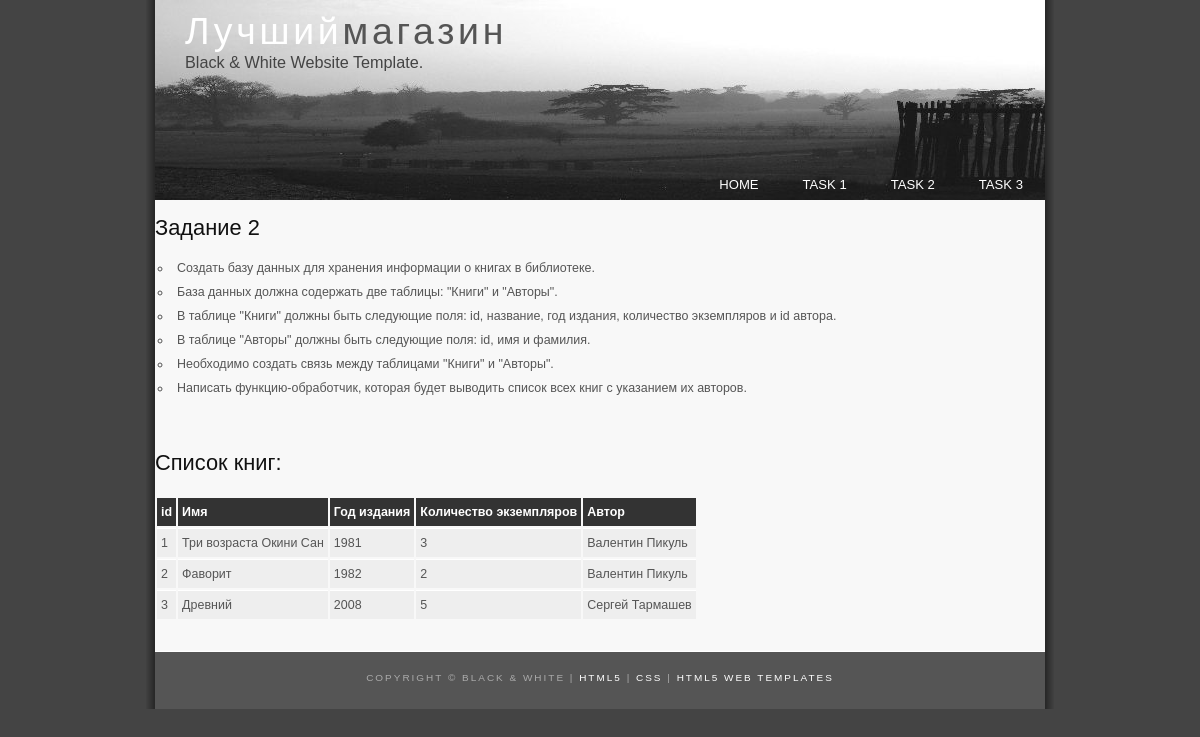
Screenshot of /task2 with the database file from the repository.
### models.py (models this page shows, shortened)
class Book(db.Model):
    id = db.Column(db.Integer, primary_key=True)
    name = db.Column(db.String(100), nullable=False)
    year = db.Column(db.Integer)
    copies = db.Column(db.Integer, default=0)
    author_id = db.Column(db.Integer, db.ForeignKey('author.id'))

class Author(db.Model):
    id = db.Column(db.Integer, primary_key=True)
    name = db.Column(db.String(100), nullable=False)
    surname = db.Column(db.String(100), nullable=False)
    books = db.relationship('Book', backref='author', lazy=True)

### lesson3_part1.py (the view)
@app.route('/task2')
def task2():
    all_books = Book.query.all()
    return render_template('task2.html', all_books=all_books)

### lesson3_part1.py (called while the page is built)
@app.context_processor
def menu_items():
    menu_items = [
        {'name': 'Home', 'url': url_for("index")},
        {'name': 'Task 1', 'url': url_for("task1")},
        {'name': 'Task 2', 'url': url_for("task2")},
        {'name': 'Task 3', 'url': url_for("task3")},
    ]
    return dict(menu_items=menu_items)

### templates/task2.html (shortened to what this page needs)
{% extends "base1.html" %}
{% block content %}
<h1>Задание 2</h1>
<ul>
    <li>Создать базу данных для хранения информации о книгах в библиотеке.</li>
    <li>База данных должна содержать две таблицы: "Книги" и "Авторы".</li>
    <li>В таблице "Книги" должны быть следующие поля: id, название, год издания,
        количество экземпляров и id автора.
    </li>
    <li>В таблице "Авторы" должны быть следующие поля: id, имя и фамилия.</li>
    <li>Необходимо создать связь между таблицами "Книги" и "Авторы".</li>
    <li>Написать функцию-обработчик, которая будет выводить список всех книг с
        указанием их авторов.
    </li>
</ul>
<br>
<h3>Список книг:</h3>
<table>
    <tr>
        <th>id</th>
        <th>Имя</th>
        <th>Год издания</th>
        <th>Количество экземпляров</th>
        <th>Автор</th>
    </tr>
    {% for book in all_books %}
    <tr>
        <td>{{ book.id }}</td>
        <td>{{ book.name }}</td>
        <td>{{ book.year }}</td>
        <td>{{ book.copies }}</td>
        <td>{{ book.author.name }} {{ book.author.surname }}</td>
    </tr>
    {% endfor %}
</table>
{% endblock content %}

### templates/base1.html (shortened to what this page needs)
<!DOCTYPE HTML>
<html>
<head>
    <link rel="stylesheet" type="text/css" href="{{ url_for('static', filename='style.css') }}" title="style"/>
</head>
<body>
<div id="main">
    <div id="header">
        <div id="logo">
            <div id="logo_text">
                <h1><a href="{{ url_for('index') }}">Лучший<span class="logo_colour">магазин</span></a></h1>
                <h2>Black &amp; White Website Template.</h2>
            </div>
        </div>
        {% include 'menu.html' %}
    </div>
    <div id="site_content">
        {% block content %}
        {% endblock content %}
    </div>
    {% include 'footer.html' %}
</div>
</body>
</html>

### templates/menu.html
<div id="menubar">
    <ul id="menu">
        {% for item in menu_items %}
        <li><a href="{{ item.url }}">{{ item.name }}</a></li>
        {% endfor %}
    </ul>
</div>

### templates/footer.html (shortened to what this page needs)
<div id="footer">
    Copyright &copy; black &amp; white | <a href="http://validator.w3.org/check?uri=referer">HTML5</a> | <a
        href="http://jigsaw.w3.org/css-validator/check/referer">CSS</a> | <a
        href="http://www.html5webtemplates.co.uk">HTML5 Web Templates</a>
</div>

### static/style.css (style rules this page uses)
html { height: 100%; }
* { margin: 0; padding: 0; }
body { font: normal .78em arial, sans-serif; background: #444; color: #555; }
h1, h2, h3, h4, h5, h6 { font: normal 175% 'century gothic', arial, sans-serif; color: #111; margin: 0 0 15px 0; padding: 15px 0 5px 0; }
h2 { font: normal 175% 'century gothic', arial, sans-serif; color: #444; }
a, a:hover { outline: none; color: #111; text-decoration: underline; }
ul { margin: 2px 0 22px 17px; }
ul li { list-style-type: circle; margin: 0 0 6px 0; padding: 0 0 4px 5px; }
#main, #header, #logo, #menubar, #site_content, #footer { margin-left: auto; margin-right: auto; }
#main { width: 910px; background: url(img/content.png) repeat-y; }
#header { width: 890px; background: url(img/back.png) repeat-x; }
#logo { width: 890px; position: relative; height: 200px; background: url(img/logo.jpg) no-repeat; }
#logo #logo_text { position: absolute; top: 0px; left: 30px; }
#logo h1, #logo h2 { font: normal 300% 'century gothic', arial, sans-serif; border-bottom: 0; text-transform: none; margin: 0; }
#logo_text h1, #logo_text h1 a, #logo_text h1 a:hover { padding: 10px 0 0 0; color: #FFF; letter-spacing: 0.1em; text-decoration: none; }
#logo_text h1 a .logo_colour { color: #555; }
#logo_text h2 { font-size: 130%; padding: 0; color: #444; }
#menubar { width: 890px; height: 35px; padding: 8px 0 0 0; margin: -45px 0 0 0; position: relative; z-index: 1; float: right; }
ul#menu { float: right; margin: 0; }
ul#menu li { float: left; margin: 5px 0 0 0; padding: 0 0 0 6px; list-style: none; }
ul#menu li a { letter-spacing: 0em; font: normal 105% arial, sans-serif; text-transform: uppercase; display: block; float: left; height: 20px; text-decoration: none; padding: 9px 22px 5px 16px; text-align: center; color: #FFF; border: 0; }
#site_content { width: 890px; overflow: hidden; background: #F8F8F8; }
#footer { width: 890px; height: 33px; padding: 20px 0 4px 0; text-align: center; background: #555; color: #AAA; border-top: 1px solid #FFF; letter-spacing: 0.2em; text-transform: uppercase; font-size: 80%; }
#footer a { color: #FFF; text-decoration: none; }
table { margin: 10px 0 30px 0; }
table tr th, table tr td { background: #333; color: #FFF; padding: 7px 4px; text-align: left; }
table tr td { background: #eee; color: #555; border-top: 1px solid #FFF; }

### rows the page displays
Book: id "1", name "Три возраста Окини Сан", year "1981", copies "3", author.name "Валентин", author.surname "Пикуль"
Book: id "2", name "Фаворит", year "1982", copies "2", author.name "Валентин", author.surname "Пикуль"
Book: id "3", name "Древний", year "2008", copies "5", author.name "Сергей", author.surname "Тармашев"

### other values shown
{{ item.name }} "HOME" "TASK 1" "TASK 2" "TASK 3"
